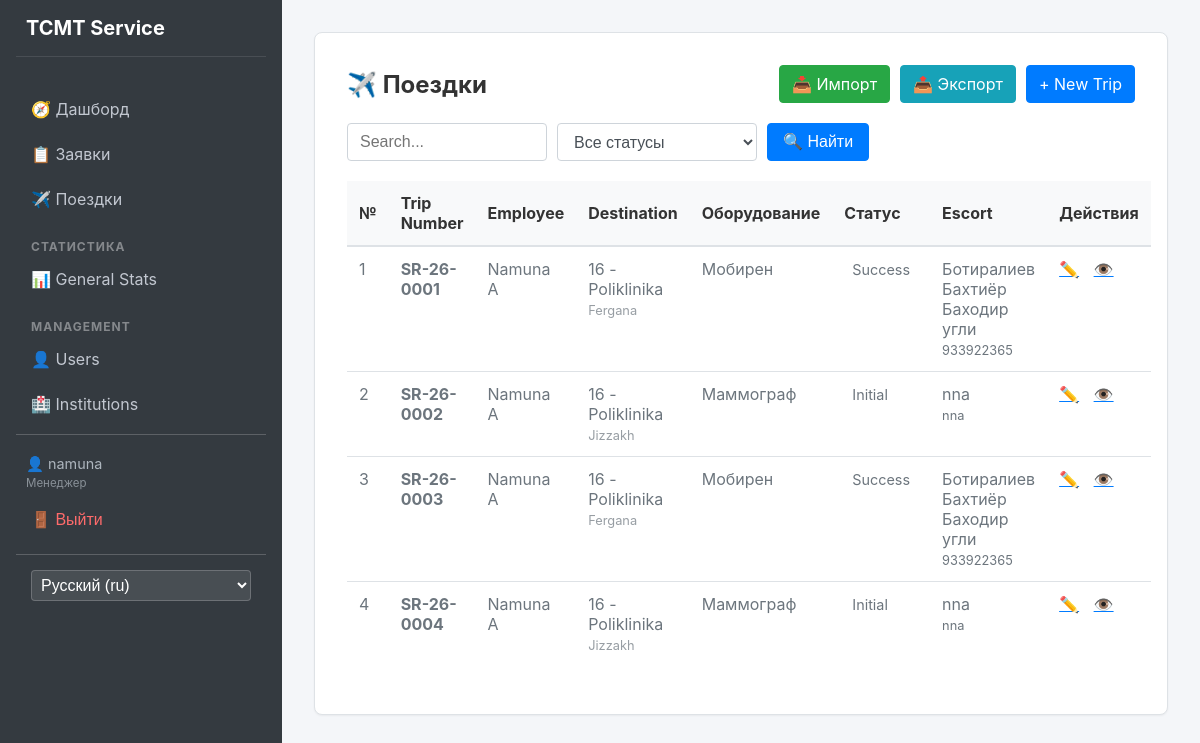
The app's page /trips/ (signed in) with its own data.
### apps/users/models.py (models this page shows, shortened)
class User(AbstractUser):
    class Role(models.TextChoices):
        ADMIN = 'admin', 'Администратор'
        MANAGER = 'manager', 'Менеджер'
        USER = 'user', 'Пользователь'
    full_name = models.CharField(max_length=255)
    passport = models.CharField(max_length=20)
    role = models.CharField(
        max_length=20,
        choices=Role.choices,
        default=Role.USER
    )

### apps/trips/models.py (models this page shows, shortened)
class Trip(models.Model):
    created_at = models.DateField(default=datetime.date.today)
    responsible = models.ForeignKey(
        settings.AUTH_USER_MODEL,
        on_delete=models.SET_NULL,
        null=True,
        related_name='trips'
    )
    region = models.ForeignKey(Region, on_delete=models.PROTECT)
    institution = models.ForeignKey(Institution, on_delete=models.PROTECT)
    description = models.TextField()
    contact_phone = models.CharField(max_length=20)
    request_number = models.CharField(max_length=20)
    equipment_type = models.ForeignKey(EquipmentType, on_delete=models.PROTECT)
    status = models.ForeignKey(Status, on_delete=models.PROTECT)
    escort_name = models.CharField(max_length=255)
    escort_phone = models.CharField(max_length=20)
    order_number = models.CharField(
        max_length=50,
        blank=True,
        null=True
    )
    result_info = models.TextField(blank=True, null=True)

### apps/core/models.py (models this page shows, shortened)
class Institution(models.Model):
    name = models.CharField(max_length=255)
    region = models.ForeignKey(Region, on_delete=models.CASCADE)

class Region(models.Model):
    name = models.CharField(max_length=100)

class EquipmentType(models.Model):
    name = models.CharField(max_length=255)

class Status(models.Model):
    name = models.CharField(max_length=100)

### apps/trips/views.py (the view, shortened to what this page needs)
# urls.py: path('', views.TripListView.as_view(), name='list'),
class TripListView(LoginRequiredMixin, ListView):
    model = Trip
    template_name = 'trips/list.html'
    context_object_name = 'trips'
    ordering = ['-created_at']
    def get_queryset(self):
        queryset = super().get_queryset()
        if self.request.user.role == User.Role.USER:
            queryset = queryset.filter(responsible=self.request.user).exclude(status__name__in=CLOSED_STATUSES)
        q = self.request.GET.get('q')
        status_id = self.request.GET.get('status')
        if status_id:
            queryset = queryset.filter(status_id=status_id)
        return queryset
    def get_context_data(self, **kwargs):
        context = super().get_context_data(**kwargs)
        context['statuses'] = Status.objects.all()
        return context

### templates/trips/list.html (shortened to what this page needs)
{% extends 'base.html' %}
{% load i18n %}
{% block content %}
<div class="glass-container">
    <div style="display: flex; justify-content: space-between; align-items: center; margin-bottom: 20px;">
        <h2 style="color: white; margin: 0;">✈️ {% trans "Trips" %}</h2>
        {% if user.role != 'user' %}
        <div style="display: flex; gap: 10px;">
            <a href="{% url 'trips:import' %}" class="btn-primary"
                style="text-decoration: none; background-color: #28a745; border-color: #28a745;">
                📥 {% trans "Import" %}
            </a>
            <a href="{% url 'trips:export' %}" class="btn-primary"
                style="text-decoration: none; background-color: #17a2b8; border-color: #17a2b8;">
                📤 {% trans "Export" %}
            </a>
            <a href="{% url 'trips:create' %}" class="btn-primary" style="text-decoration: none;">
                + {% trans "New Trip" %}
            </a>
        </div>
        {% endif %}
    </div>
    <form method="get" style="margin-bottom: 20px; display: flex; gap: 10px;">
        <input type="text" name="q" placeholder="{% trans 'Search...' %}" value="{{ request.GET.q|default:'' }}"
            style="width: 200px; margin: 0;">
        <select name="status" style="width: 200px; margin: 0;" onchange="this.form.submit()">
            <option value="">{% trans "All Statuses" %}</option>
        </select>
        <button type="submit" class="btn-primary" style="padding: 5px 15px;">🔍 {% trans "Search" %}</button>
    </form>
    <table>
        <thead>
            <tr>
                <th>№</th>
                <th>{% trans "Trip Number" %}</th>
                <th>{% trans "Employee" %}</th>
                <th>{% trans "Destination" %}</th>
                <th>{% trans "Equipment" %}</th>
                <th>{% trans "Status" %}</th>
                <th>{% trans "Escort" %}</th>
                <th>{% trans "Actions" %}</th>
            </tr>
        </thead>
        <tbody>
            {% for trip in trips %}
            <tr>
                <td>{{ forloop.counter }}</td>
                <td><strong>{{ trip.request_number }}</strong></td>
                <td>{{ trip.responsible.full_name }}</td>
                <td>
                    {{ trip.institution.name }}<br>
                    <span style="font-size: 0.8em; opacity: 0.7;">
                        {{ trip.region.name }}
                    </span>
                </td>
                <td>{{ trip.equipment_type.name }}</td>
                <td>
                    <span style="padding: 4px 8px; border-radius: 4px;
                                 background: rgba(255,255,255,0.3); font-size: 0.9em;">
                        {{ trip.status.name }}
                    </span>
                </td>
                <td>
                    {{ trip.escort_name }}<br>
                    <span style="font-size: 0.8em;">
                        {{ trip.escort_phone }}
                    </span>
                </td>
                <td>
                    {% if user.role == 'user' and trip.status.name in closed_statuses %}
                    <span style="opacity: 0.3; margin-right: 10px;">🔒</span>
                    {% else %}
                    <a href="{% url 'trips:update' trip.pk %}" style="color: white; margin-right: 10px;">✏️</a>
                    {% endif %}
                    <a href="{% url 'trips:detail' trip.pk %}" style="color: white;">👁️</a>
                </td>
            </tr>
            {% empty %}
            <tr>
                <td colspan="8" style="text-align: center; padding: 20px;">
                    {% trans "No trips yet" %}
                </td>
            </tr>
            {% endfor %}
        </tbody>
    </table>
</div>
{% endblock %}

### templates/base.html (shortened to what this page needs)
<!DOCTYPE html>
<html lang="ru">
<head>
    {% load static %}
    {% load i18n %}
    <link rel="stylesheet" href="{% static 'css/style.css' %}">
</head>
<body>
    <div class="app-container">
        {% if user.is_authenticated %}
        <aside class="sidebar">
            <h2 style="color: white !important; border-bottom: 1px solid rgba(255,255,255,0.1);">TCMT Service</h2>
            <nav>
                <a href="{% url 'index' %}">🧭 {% trans "Dashboard" %}</a>
                <a href="{% url 'requests:list' %}">📋 {% trans "Requests" %}</a>
                <a href="{% url 'trips:list' %}">✈️ {% trans "Trips" %}</a>
                <div class="menu-divider">{% trans "Statistics" %}</div>
                <a href="{% url 'stats' %}">📊 {% trans "General Stats" %}</a>
                {% if user.role == 'admin' or user.role == 'manager' %}
                <div class="menu-divider">{% trans "Management" %}</div>
                <a href="{% url 'users:list' %}">👤 {% trans "Users" %}</a>
                <a href="{% url 'core:institution_list' %}">🏥 {% trans "Institutions" %}</a>
                {% endif %}
                <hr style="border-color: rgba(255,255,255,0.2); margin: 10px 0;">
                <div style="padding: 10px; font-size: 0.9em; color: #adb5bd;">
                    👤 {{ user.username }} <br>
                    <span style="font-size: 0.8em; opacity: 0.7;">{{ user.get_role_display }}</span>
                </div>
                <form action="{% url 'users:logout' %}" method="post" style="padding: 0; margin: 0;">
                    <button type="submit"
                        style="background: none; border: none; color: #ff6b6b; cursor: pointer; padding: 10px 15px; width: 100%; text-align: left; font-size: 1rem;">🚪
                        {% trans "Logout" %}</button>
                </form>
                <hr style="border-color: rgba(255,255,255,0.2); margin: 15px 0;">
                <form action="{% url 'set_language' %}" method="post" style="padding: 0 15px;">
                    <select name="language" onchange="this.form.submit()"
                        style="width: 100%; padding: 5px; background: rgba(255,255,255,0.1); color: white; border: 1px solid rgba(255,255,255,0.2); border-radius: 4px;">
                        {% get_current_language as LANGUAGE_CODE %}
                        {% get_available_languages as LANGUAGES %}
                        {% get_language_info_list for LANGUAGES as languages %}
                        {% for language in languages %}
                        <option value="{{ language.code }}" {% if language.code == LANGUAGE_CODE %} selected{% endif %}>
                            {{ language.name_local }} ({{ language.code }})
                        </option>
                        {% endfor %}
                    </select>
                </form>
            </nav>
        </aside>
        {% endif %}
        <main class="main-content">
            {% block content %}
            {% endblock %}
        </main>
    </div>
</body>
</html>

### static/css/style.css (style rules this page uses)
:root { --bg-body: #f4f6f9; --bg-card: #ffffff; --bg-sidebar: #343a40; --text-primary: #333333; --text-secondary: #6c757d; --text-white: #ffffff; --border-color: #dee2e6; --primary-color: #007bff; --primary-hover: #0056b3; --shadow-sm: 0 1px 2px rgba(0, 0, 0, 0.05); --shadow-md: 0 4px 6px rgba(0, 0, 0, 0.1); }
body { margin: 0; font-family: -apple-system, BlinkMacSystemFont, "Segoe UI", Roboto, "Helvetica Neue", Arial, sans-serif; background-color: var(--bg-body); color: var(--text-primary); min-height: 100vh; }
.app-container { display: flex; min-height: 100vh; }
.sidebar { width: 250px; background-color: var(--bg-sidebar); color: var(--text-white); display: flex; flex-direction: column; padding: 1rem; }
.sidebar h2 { font-size: 1.25rem; margin-bottom: 2rem; padding-left: 10px; border-bottom: 1px solid rgba(255, 255, 255, 0.1); padding-bottom: 1rem; }
.sidebar nav a { display: block; color: #c2c7d0; text-decoration: none; padding: 10px 15px; margin-bottom: 5px; border-radius: 4px; transition: all 0.2s; }
.menu-divider { padding: 15px 15px 5px; font-size: 0.75rem; text-transform: uppercase; letter-spacing: 1px; color: rgba(255, 255, 255, 0.4); font-weight: bold; }
.main-content { flex: 1; padding: 2rem; overflow-y: auto; }
.glass-container { background: var(--bg-card); border-radius: 8px; box-shadow: var(--shadow-sm); border: 1px solid var(--border-color); padding: 2rem; backdrop-filter: none; -webkit-backdrop-filter: none; }
input, select, textarea { width: 100%; padding: 0.375rem 0.75rem; font-size: 1rem; line-height: 1.5; color: #495057; background-color: #fff; background-clip: padding-box; border: 1px solid #ced4da; border-radius: 0.25rem; transition: border-color .15s ease-in-out, box-shadow .15s ease-in-out; box-sizing: border-box; margin-bottom: 1rem; }
button.btn-primary, .btn-primary { display: inline-block; font-weight: 400; text-align: center; vertical-align: middle; cursor: pointer; background-color: var(--primary-color); border: 1px solid var(--primary-color); padding: 0.375rem 0.75rem; font-size: 1rem; line-height: 1.5; border-radius: 0.25rem; color: #fff !important; transition: color .15s ease-in-out, background-color .15s ease-in-out; text-decoration: none; }
table { width: 100%; border-collapse: collapse; background-color: #fff; margin-bottom: 1rem; }
th { background-color: #f8f9fa; color: var(--text-primary); border-bottom: 2px solid var(--border-color); padding: 0.75rem; text-align: left; }
td { padding: 0.75rem; vertical-align: top; border-top: 1px solid var(--border-color); color: var(--text-secondary); }
table a { color: var(--primary-color) !important; }
h1, h2, h3, h4 { margin-top: 0; color: var(--text-primary) !important; }
hr { border: 0; border-top: 1px solid var(--border-color); }

### records on screen
User: username "namuna", role "Менеджер"
Trip: request_number "SR-26-0001", responsible.full_name "Namuna A", institution.name "16 - Poliklinika", region.name "Fergana", equipment_type.name "Мобирен", status.name "Success", escort_name "Ботиралиев Бахтиёр Баходир угли", escort_phone "933922365"
Trip: request_number "SR-26-0002", responsible.full_name "Namuna A", institution.name "16 - Poliklinika", region.name "Jizzakh", equipment_type.name "Маммограф", status.name "Initial", escort_name "nna", escort_phone "nna"
Trip: request_number "SR-26-0003", responsible.full_name "Namuna A", institution.name "16 - Poliklinika", region.name "Fergana", equipment_type.name "Мобирен", status.name "Success", escort_name "Ботиралиев Бахтиёр Баходир угли", escort_phone "933922365"
Trip: request_number "SR-26-0004", responsible.full_name "Namuna A", institution.name "16 - Poliklinika", region.name "Jizzakh", equipment_type.name "Маммограф", status.name "Initial", escort_name "nna", escort_phone "nna"

### other values on screen
form field language "Русский (ru)"
